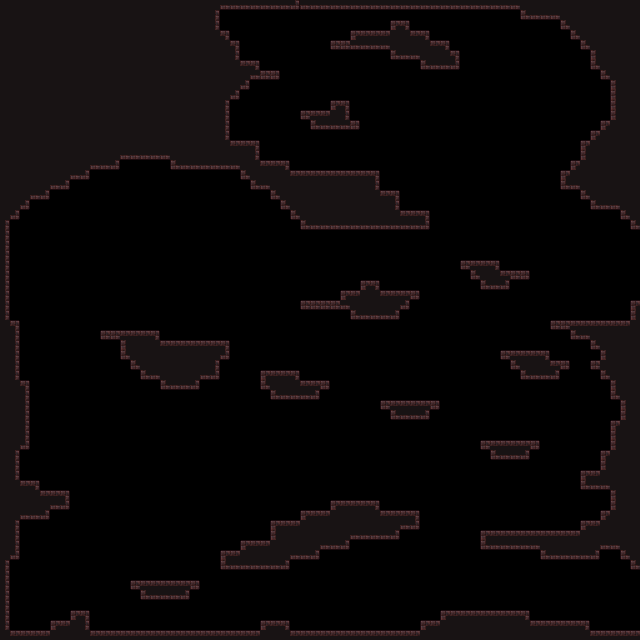

Below is a game level as drawn by its tile map, then a one-line description and the .tmx that defines it (tile-layer data replaced by summaries):
An orthogonal 64x64 tile map with 10x10 px tiles, 1 tile layer (platforms), 3 tilesets and 3 objects (2x enemy, player).

<map version="1.0" orientation="orthogonal" renderorder="right-up" width="64" height="64" tilewidth="10" tileheight="10" nextobjectid="29">
 <tileset firstgid="1" name="platforms_tiled" tilewidth="10" tileheight="10" tilecount="400" columns="20">
  <image source="Textures/platforms_tiled.png" width="200" height="200" />
  <terraintypes>
   <terrain name="terrain" tile="-1" />
   <terrain name="New Terrain" tile="0" />
  </terraintypes>
  <tile id="23" terrain=",,,0" />
  <tile id="40" terrain=",,0,0" />
  <tile id="41" terrain=",,0," />
  <tile id="61" terrain=",0,,0" />
  <tile id="62" terrain="0,0,0,0" />
  <tile id="63" terrain="0,,0," />
  <tile id="83" terrain=",0,," />
  <tile id="100" terrain="0,0,," />
  <tile id="101" terrain="0,,," />
 </tileset>
 <tileset firstgid="401" name="player_spawn" tilewidth="14" tileheight="26" tilecount="1" columns="1">
  <image source="../Assets/ScrapyardComrades/Resources/player_spawn.png" width="14" height="26" />
 </tileset>
 <tileset firstgid="402" name="enemy_spawn" tilewidth="14" tileheight="26" tilecount="1" columns="1">
  <image source="../Assets/ScrapyardComrades/Resources/enemy_spawn.png" width="14" height="26" />
 </tileset>
 <layer name="platforms" width="64" height="64">
  <data>[4096 cells, 1259 non-empty, 12 distinct tile ids]</data>
 </layer>
 <objectgroup name="objects">
  <object id="25" name="player" gid="401" x="158" y="580" width="14" height="26" />
  <object id="26" name="enemy" gid="402" x="138" y="330" width="14" height="26" />
  <object id="28" name="enemy" gid="402" x="528" y="530" width="14" height="26" />
 </objectgroup>
</map>
